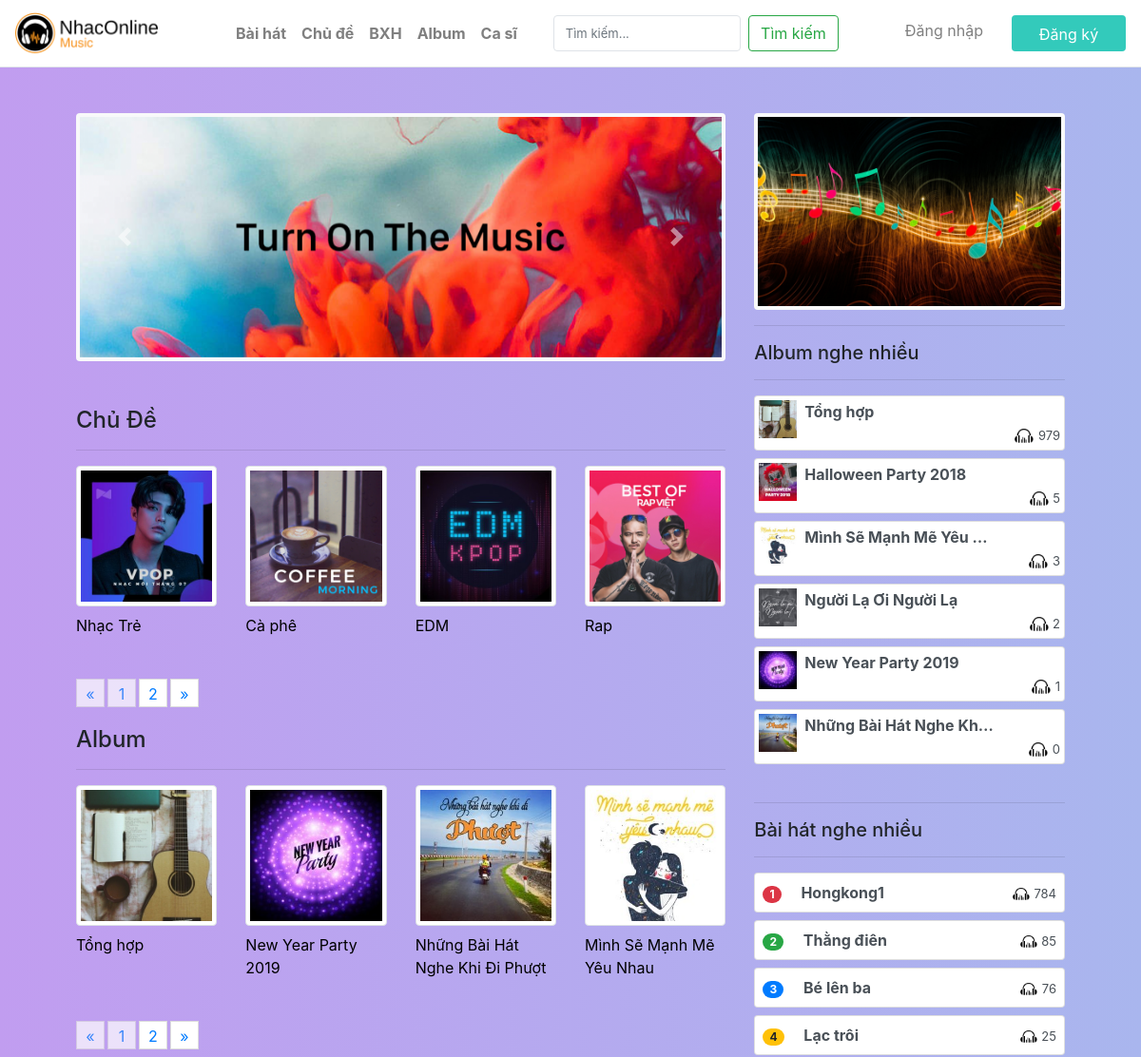
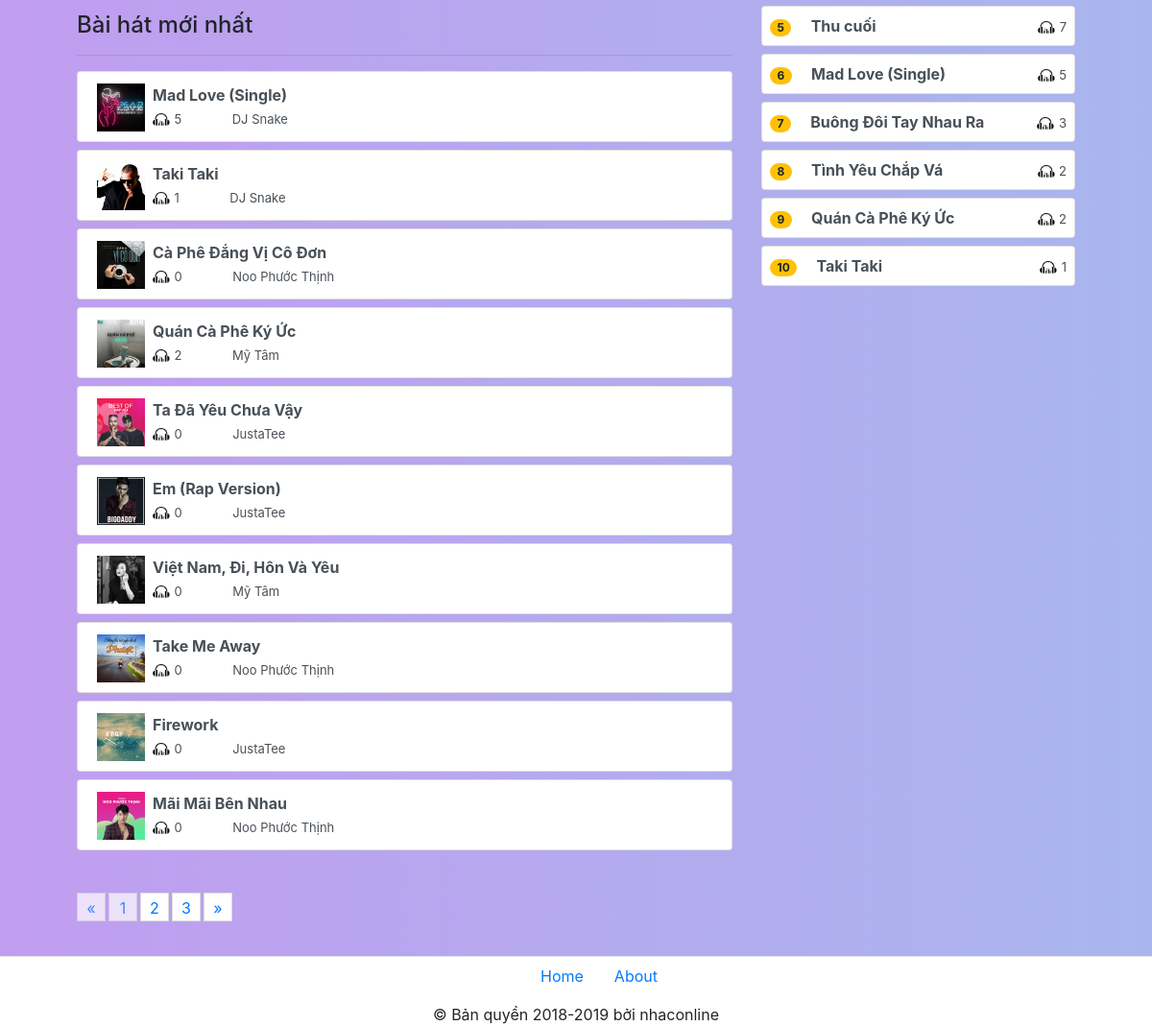
The app's page /Sources/index.php with its own data (2 pictures, top to bottom).
### tables this page shows
CREATE TABLE `carousel` (
  `id` int(100) NOT NULL,
  `ten` varchar(100) DEFAULT NULL,
  `image` varchar(100) DEFAULT NULL
);

CREATE TABLE `chude` (
  `id` int(100) NOT NULL,
  `tenchude` varchar(100) NOT NULL,
  `image` varchar(100) NOT NULL
);

CREATE TABLE `album` (
  `id` int(100) NOT NULL,
  `tenalbum` varchar(100) NOT NULL,
  `image` varchar(100) NOT NULL
);

### Sources/index.php (the view, shortened to what this page needs)
<!DOCTYPE html>
<html lang="en">
<head>
    <link rel="stylesheet" href="./css/hover.css">
    <link rel="stylesheet" href="./css/bootstrap.min.css">
	<link rel="stylesheet" href="./css/jquery.paginate.css">
    <link rel="stylesheet" href="./css/fixbody.css">
</head>
<body>
    <div class="container-fullwidth">
        <?php
        include('./php/header.php');
        ?>
        <main class="col-md-11 m-auto">
            <div class="left col-md-8 float-left">
            <div id="carouselExampleControls" class="carousel slide col-md-12 mt-5 bg-light p-1 rounded" data-ride="carousel">
            <div class="carousel-inner">
            <?php
                require('./php/connect.php');
                $sql = "SELECT * FROM carousel";
                $result = mysqli_query($con,$sql);
                $i=1;
                while($row = mysqli_fetch_assoc($result)){
                    if($i==1){
                        $ac='active';
                    }else{
                        $ac='';
                    }
                $image=$row['image'];
                echo "<div class='carousel-item $ac'>
                            <img class='d-block w-100' src='./$image' alt='Slide $i'>
                        </div>";
                    $i++;
                }
            ?>
            </div>
            <a class="carousel-control-prev" href="#carouselExampleControls" role="button" data-slide="prev">
                <span class="carousel-control-prev-icon" aria-hidden="true"></span>
            </a>
            <a class="carousel-control-next" href="#carouselExampleControls" role="button" data-slide="next">
                <span class="carousel-control-next-icon" aria-hidden="true"></span>
            </a>
        </div>
                <div class="text-md-left mt-5">
                    <h4>Chủ Đề</h4>
                </div>
                <hr>
                <div class="row" id="listchude">
            <?php
                require('./php/connect.php');
                $sql = "SELECT * FROM chude";
                $result = mysqli_query($con,$sql);
                while($row = mysqli_fetch_assoc($result)){
                $tenchude = $row['tenchude'];
                $image=$row['image'];
                echo '<div class="col-lg-3 col-md-4 img-hover">
                    <a href="p_baihat.php?id='.$row['id'] .'" class="d-block mb-4 h-100" style="text-decoration: none;">
                    <div><img class="img-fluid img-thumbnail " src='.$image.' alt=""></div>
                    <div class="mt-2" style="color: black;">'.$tenchude.'</div>
                    </a>
                </div>';
                }
                    ?>
                </div>
                <div class="text-md-left mt-3">
                    <h4>Album</h4>
                </div>
                <hr>
                <div class="row" id="listalbum">
                <?php
                    require('./php/connect.php');
                    $sql = "SELECT * FROM album";
                    $result = mysqli_query($con,$sql);
                    while($row = mysqli_fetch_assoc($result)){
                    $tenalbum = $row['tenalbum'];
                    $imageab=$row['image'];
                    echo '<div class="col-lg-3 col-md-4 img-hover">
                        <a href="p_album.php?id='.$row['id'] .'" class="d-block mb-4 h-100" style="text-decoration: none;">
                        <div><img class="img-fluid img-thumbnail " src='.$imageab.' alt=""></div>
                        <div class="mt-2" style="color: black;">'.$tenalbum.'</div>
                        </a>
                    </div>';
                    }
                        ?>
                </div>
                <div class="text-md-left mt-3">
                    <h4>Bài hát mới nhất</h4>
                </div>
                <hr>
                <div class="list-group">
                <ul id="listbaihat" class="p-0" style="list-style:none;">
                <?php
                    require('./php/connect.php');
                    $sql = "SELECT * FROM v_baihat ORDER BY ngaydang DESC" ;
                    $result = mysqli_query($con,$sql);
                    while($row = mysqli_fetch_assoc($result)){
                        $tenbaihat = $row['tenbaihat'];
                        $casi = $row['tencasi'];
                        $luotnghe = $row['luotnghe'];
                        $anh = $row['image'];
                        echo '<li><a href="./playnhac.php?id='.$row['id'].'" class="list-group-item list-group-item-action flex-column align-items-start mb-2">
                            <span>
                                <img class="float-md-left mr-2" src="./'.$anh.'" width="50px">
                            </span>
                            <div class="item_title font-weight-bold">'.$tenbaihat.'</div>
                            <div class="box_items">
                                <span class="item_span mr-5">
                                    <img src="./image/views.png" width="18px">
                                    <span style="font-size:13px;">'.$luotnghe.'</span>
                                </span>
                                <span>
                                    <span style="font-size:13px;">'.$casi.'</span>
                                </span>
                            </div>
                        </a></li>';
                    }
                ?>
                </ul>
                </div>
            </div>
            <div class="right col-md-4 float-right">
                <?php include('./php/menuright.php');?>
            </div>
        </main>
        <?php
        include('./php/footer.php');
        ?>
    </div>
</body>
</html>

### Sources/php/menuright.php (shortened to what this page needs)
<div class="w-100 mt-5 p-1 bg-light rounded"><img class="w-100" src="./image/score.jpg" alt="Ảnh"></div>
    <hr>
    <div class="text-md-left mt-3">
            <h5>Album nghe nhiều</h5>
        </div><hr>
    <div class="list-group">
        <ul id="listbaihat" class="p-0" style="list-style:none;">
            <?php require('./php/connect.php');
            $sql = "SELECT a.id,a.tenalbum,a.image, SUM(vb.luotnghe) AS tongluotnghe FROM album a INNER JOIN v_baihat vb ON a.id = vb.idalbum GROUP BY a.id ORDER BY (tongluotnghe) DESC" ;
            $result = mysqli_query($con,$sql);
            while($row = mysqli_fetch_assoc($result)){
                $tenalbum = $row['tenalbum'];
                $anh = $row['image'];
                $luotnghe = $row['tongluotnghe'];
                echo '<a href="./p_album.php?id='.$row['id'].'" class="list-group-item list-group-item-action flex-column align-items-start mb-2 p-1 rounded">
                    <span>
                        <img class="float-md-left mr-2" src="./'.$anh.'" width="40px">
                    </span>
                    <div class="item_title">'.$tenalbum.'</div>
                    <div class="box_items text-right">
                        <span class="item_span">
                            <img src="./image/views.png" width="20px">
                            <span style="font-size:13px;">'.$luotnghe.'</span>
                        </span>
                    </div>
                </a>';
            }
            ?>
        </ul>
    </div>
    <hr>
<div class="text-md-left">
    <h5>Bài hát nghe nhiều</h5>
</div><hr>
<div class="list-group">
    <?php
        require('./php/connect.php');
        $sql = "SELECT * FROM v_baihat ORDER BY luotnghe DESC";
        $result = mysqli_query($con,$sql);
        $i=1;
        while(($row = mysqli_fetch_assoc($result)) && ($i<=10)){
            $tenbaihat = $row['tenbaihat'];
            $luotnghe = $row['luotnghe'];
            $cl='';
        switch ($i) {
            case 1:
                $cl='danger';
                break;
            case 2:
                $cl='success';
                break;
            case 3:
                $cl='primary';
                break;
            default:
                $cl='warning';
                break;
        }
        echo '<a href="./playnhac.php?id='.$row['id'].'" class="list-group-item list-group-item-action flex-column align-items-start mb-2 p-2 rounded">
                <span class="badge badge-pill badge-'.$cl.'">'.$i.'</span>
                <span class="ml-3 rg">'.$tenbaihat.'</span>
                <span class="item_span float-right">
                    <img src="./image/views.png" width="18px">
                    <span style="font-size:13px;">'.$luotnghe.'</span>
                </span>
            </a>';
        $i++;
        }
    ?>
</div>

### Sources/css/hover.css (style rules this page uses)
.img-hover img { -webkit-transition: all .3s ease; -moz-transition: all .3s ease; -o-transition: all .3s ease; -ms-transition: all .3s ease; transition: all .3s ease; position:relative; }

### Sources/css/fixbody.css (style rules this page uses)
body { background: linear-gradient(to left, #a9b6ee, #c19df0); }

### Sources/php/menuright.php (style rules this page uses)
.item_title { width: 200px; overflow: hidden; white-space: nowrap; text-overflow: ellipsis; font-weight:bold; }
.rg { width: 200px; overflow: hidden; white-space: nowrap; text-overflow: ellipsis; font-weight:bold; }

### records on screen
carousel: image (picture)
chude: image (picture), tenchude "Nhạc Trẻ"
chude: image (picture), tenchude "Cà phê"
chude: image (picture), tenchude "EDM"
chude: image (picture), tenchude "Rap"
album: image (picture), tenalbum "Tổng hợp", luotnghe "979"
album: image (picture), tenalbum "New Year Party 2019", luotnghe "1"
album: image (picture), tenalbum "Những Bài Hát Nghe Khi Đi Phượt", tenalbum "Những Bài Hát Nghe Kh…", luotnghe "0"
album: image (picture), tenalbum "Mình Sẽ Mạnh Mẽ Yêu Nhau", tenalbum "Mình Sẽ Mạnh Mẽ Yêu…", luotnghe "3"
album: image (picture), tenalbum "Halloween Party 2018", luotnghe "5"
album: image (picture), tenalbum "Người Lạ Ơi Người Lạ", luotnghe "2"

### other values on screen
$tenbaihat "Mad Love (Single)"
$luotnghe "5"
$casi "DJ Snake"
$tenbaihat "Taki Taki"
$luotnghe "1"
$tenbaihat "Cà Phê Đắng Vị Cô Đơn"
$luotnghe "0"
$casi "Noo Phước Thịnh"
$tenbaihat "Quán Cà Phê Ký Ức"
$luotnghe "2"
$casi "Mỹ Tâm"
$tenbaihat "Ta Đã Yêu Chưa Vậy"
$casi "JustaTee"
$tenbaihat "Em (Rap Version)"
$tenbaihat "Việt Nam, Đi, Hôn Và Yêu"
